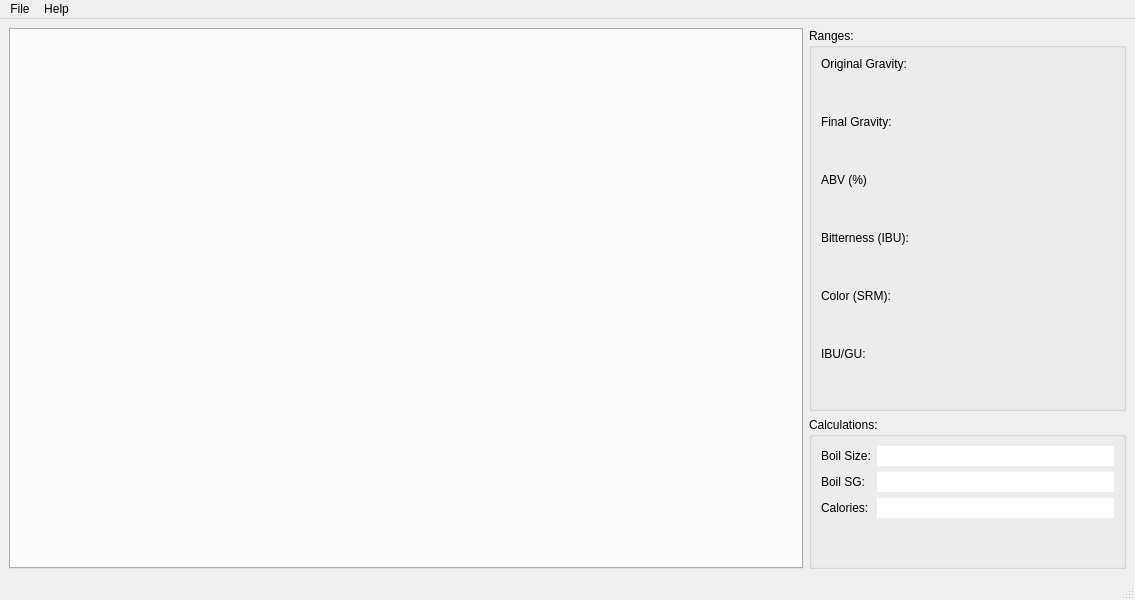
<?xml version="1.0" encoding="UTF-8"?>
<ui version="4.0">
 <class>MainWindow</class>
 <widget class="QMainWindow" name="MainWindow">
  <property name="geometry">
   <rect>
    <x>0</x>
    <y>0</y>
    <width>1135</width>
    <height>600</height>
   </rect>
  </property>
  <property name="minimumSize">
   <size>
    <width>1000</width>
    <height>600</height>
   </size>
  </property>
  <property name="windowTitle">
   <string>Beer Recipe Planner</string>
  </property>
  <property name="windowIcon">
   <iconset>
    <normaloff>beer.ico</normaloff>beer.ico</iconset>
  </property>
  <widget class="QWidget" name="centralwidget">
   <layout class="QGridLayout" name="gridLayout">
    <item row="1" column="1">
     <widget class="QGroupBox" name="group_calculations">
      <property name="sizePolicy">
       <sizepolicy hsizetype="Preferred" vsizetype="Preferred">
        <horstretch>0</horstretch>
        <verstretch>2</verstretch>
       </sizepolicy>
      </property>
      <property name="title">
       <string>Calculations:</string>
      </property>
      <layout class="QFormLayout" name="formLayout">
       <item row="0" column="0">
        <widget class="QLabel" name="lbl_boil_size">
         <property name="text">
          <string>Boil Size:</string>
         </property>
        </widget>
       </item>
       <item row="0" column="1">
        <widget class="QLineEdit" name="calcBoilSize">
         <property name="frame">
          <bool>false</bool>
         </property>
         <property name="readOnly">
          <bool>true</bool>
         </property>
        </widget>
       </item>
       <item row="1" column="0">
        <widget class="QLabel" name="lbl_boil_sg">
         <property name="text">
          <string>Boil SG:</string>
         </property>
        </widget>
       </item>
       <item row="1" column="1">
        <widget class="QLineEdit" name="calcBoilSg">
         <property name="frame">
          <bool>false</bool>
         </property>
         <property name="readOnly">
          <bool>true</bool>
         </property>
        </widget>
       </item>
       <item row="2" column="0">
        <widget class="QLabel" name="lbl_calories">
         <property name="text">
          <string>Calories:</string>
         </property>
        </widget>
       </item>
       <item row="2" column="1">
        <widget class="QLineEdit" name="calcCalories">
         <property name="frame">
          <bool>false</bool>
         </property>
         <property name="readOnly">
          <bool>true</bool>
         </property>
        </widget>
       </item>
      </layout>
     </widget>
    </item>
    <item row="0" column="1">
     <widget class="QGroupBox" name="group_ranges">
      <property name="sizePolicy">
       <sizepolicy hsizetype="Preferred" vsizetype="Preferred">
        <horstretch>2</horstretch>
        <verstretch>3</verstretch>
       </sizepolicy>
      </property>
      <property name="title">
       <string>Ranges:</string>
      </property>
      <layout class="QVBoxLayout" name="verticalLayout">
       <item>
        <widget class="QLabel" name="lbl_og">
         <property name="text">
          <string>Original Gravity:</string>
         </property>
        </widget>
       </item>
       <item>
        <widget class="StyleRangeWidget" name="og" native="true">
         <property name="minimumSize">
          <size>
           <width>0</width>
           <height>32</height>
          </size>
         </property>
        </widget>
       </item>
       <item>
        <widget class="QLabel" name="lbl_fg">
         <property name="text">
          <string>Final Gravity:</string>
         </property>
        </widget>
       </item>
       <item>
        <widget class="StyleRangeWidget" name="fg" native="true">
         <property name="minimumSize">
          <size>
           <width>0</width>
           <height>32</height>
          </size>
         </property>
        </widget>
       </item>
       <item>
        <widget class="QLabel" name="lbl_abv">
         <property name="text">
          <string>ABV (%)</string>
         </property>
        </widget>
       </item>
       <item>
        <widget class="StyleRangeWidget" name="abv" native="true">
         <property name="minimumSize">
          <size>
           <width>0</width>
           <height>32</height>
          </size>
         </property>
        </widget>
       </item>
       <item>
        <widget class="QLabel" name="lbl_ibu">
         <property name="text">
          <string>Bitterness (IBU):</string>
         </property>
        </widget>
       </item>
       <item>
        <widget class="StyleRangeWidget" name="ibu" native="true">
         <property name="minimumSize">
          <size>
           <width>0</width>
           <height>32</height>
          </size>
         </property>
        </widget>
       </item>
       <item>
        <widget class="QLabel" name="lbl_srm">
         <property name="text">
          <string>Color (SRM):</string>
         </property>
        </widget>
       </item>
       <item>
        <widget class="SrmRangeWidget" name="srm" native="true">
         <property name="minimumSize">
          <size>
           <width>0</width>
           <height>32</height>
          </size>
         </property>
        </widget>
       </item>
       <item>
        <widget class="QLabel" name="lbl_ibu_gu">
         <property name="text">
          <string>IBU/GU:</string>
         </property>
        </widget>
       </item>
       <item>
        <widget class="IbuGuRangeWidget" name="ibu_gu" native="true">
         <property name="minimumSize">
          <size>
           <width>0</width>
           <height>32</height>
          </size>
         </property>
        </widget>
       </item>
      </layout>
     </widget>
    </item>
    <item row="0" column="0" rowspan="2">
     <widget class="QTabWidget" name="tabs">
      <property name="sizePolicy">
       <sizepolicy hsizetype="Expanding" vsizetype="Expanding">
        <horstretch>5</horstretch>
        <verstretch>0</verstretch>
       </sizepolicy>
      </property>
      <property name="tabShape">
       <enum>QTabWidget::Rounded</enum>
      </property>
      <property name="currentIndex">
       <number>-1</number>
      </property>
     </widget>
    </item>
   </layout>
  </widget>
  <widget class="QMenuBar" name="menubar">
   <property name="geometry">
    <rect>
     <x>0</x>
     <y>0</y>
     <width>1135</width>
     <height>21</height>
    </rect>
   </property>
   <widget class="QMenu" name="menuFile">
    <property name="title">
     <string>File</string>
    </property>
    <addaction name="actionNew"/>
    <addaction name="actionOpen"/>
    <addaction name="actionSave"/>
    <addaction name="actionSaveAs"/>
   </widget>
   <widget class="QMenu" name="menuHelp">
    <property name="title">
     <string>Help</string>
    </property>
    <addaction name="actionAbout"/>
    <addaction name="actionContents"/>
   </widget>
   <addaction name="menuFile"/>
   <addaction name="menuHelp"/>
  </widget>
  <widget class="QStatusBar" name="statusbar"/>
  <action name="actionNew">
   <property name="text">
    <string>New</string>
   </property>
   <property name="shortcut">
    <string>Ctrl+N</string>
   </property>
  </action>
  <action name="actionOpen">
   <property name="text">
    <string>Open...</string>
   </property>
   <property name="shortcut">
    <string>Ctrl+O</string>
   </property>
  </action>
  <action name="actionSave">
   <property name="text">
    <string>Save</string>
   </property>
   <property name="shortcut">
    <string>Ctrl+S</string>
   </property>
  </action>
  <action name="actionSaveAs">
   <property name="text">
    <string>Save As...</string>
   </property>
   <property name="shortcut">
    <string>Ctrl+Shift+S</string>
   </property>
  </action>
  <action name="actionAbout">
   <property name="text">
    <string>About</string>
   </property>
  </action>
  <action name="actionContents">
   <property name="text">
    <string>Contents</string>
   </property>
   <property name="shortcut">
    <string>F1</string>
   </property>
  </action>
 </widget>
 <customwidgets>
  <customwidget>
   <class>StyleRangeWidget</class>
   <extends>QWidget</extends>
   <header>GUI.Widgets.StyleRange.h</header>
   <container>1</container>
  </customwidget>
  <customwidget>
   <class>IbuGuRangeWidget</class>
   <extends>QWidget</extends>
   <header>GUI.Widgets.IbuGuRange.h</header>
   <container>1</container>
  </customwidget>
  <customwidget>
   <class>SrmRangeWidget</class>
   <extends>QWidget</extends>
   <header>GUI.Widgets.SrmRange.h</header>
   <container>1</container>
  </customwidget>
 </customwidgets>
 <resources/>
 <connections/>
</ui>
